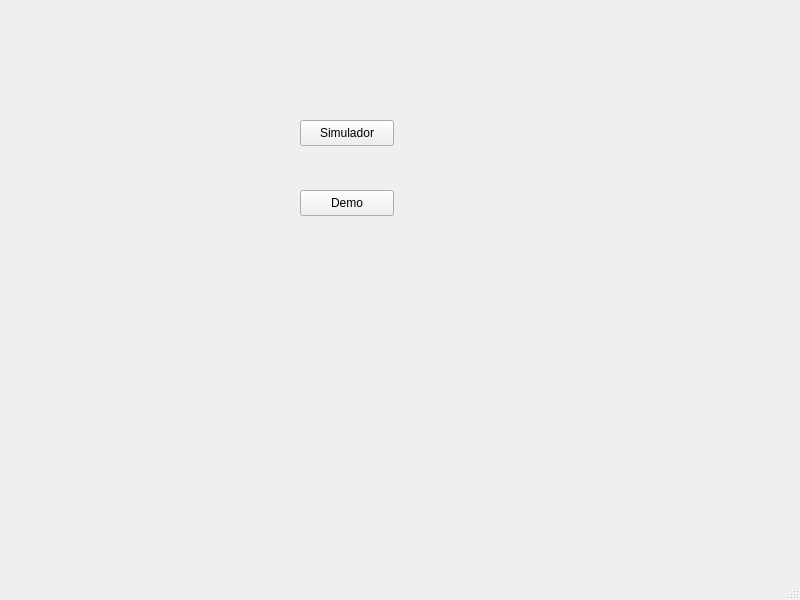
<?xml version="1.0" encoding="UTF-8"?>
<ui version="4.0">
 <class>LauncherWindow</class>
 <widget class="QMainWindow" name="LauncherWindow">
  <property name="geometry">
   <rect>
    <x>0</x>
    <y>0</y>
    <width>800</width>
    <height>600</height>
   </rect>
  </property>
  <property name="windowTitle">
   <string>MainWindow</string>
  </property>
  <widget class="QWidget" name="centralwidget">
   <widget class="QPushButton" name="simuladorButton">
    <property name="geometry">
     <rect>
      <x>300</x>
      <y>120</y>
      <width>94</width>
      <height>26</height>
     </rect>
    </property>
    <property name="text">
     <string>Simulador</string>
    </property>
   </widget>
   <widget class="QPushButton" name="demoButton">
    <property name="geometry">
     <rect>
      <x>300</x>
      <y>190</y>
      <width>94</width>
      <height>26</height>
     </rect>
    </property>
    <property name="text">
     <string>Demo</string>
    </property>
   </widget>
  </widget>
  <widget class="QMenuBar" name="menubar">
   <property name="geometry">
    <rect>
     <x>0</x>
     <y>0</y>
     <width>800</width>
     <height>23</height>
    </rect>
   </property>
  </widget>
  <widget class="QStatusBar" name="statusbar"/>
 </widget>
 <resources/>
 <connections/>
</ui>
